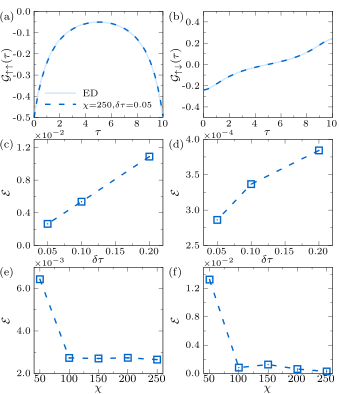

gnuplot code for this plot:
set term epslatex standalone size 8.6cm,10cm font ",8" header\
'\usepackage{scalerel}'

lw = 4


#set linestyle 1 lw lw lc rgb "pink"
#set linestyle 2 lw lw lc rgb "red"
#set linestyle 3 lw lw lc rgb "#90EE90"
#set linestyle 4 lw lw lc rgb "#009E73"
#set linestyle 5 lw lw lc rgb "#1E90FF"
#set linestyle 6 lw lw lc rgb "blue"
#set linestyle 7 lw lw lc rgb "violet"
#set linestyle 8 lw lw lc rgb "dark-violet"
#set linestyle 9 lw lw lc rgb "#DEB887"
#set linestyle 10 lw lw lc rgb "#CD853F"
# set linestyle 1 lw lw lc rgb "#000080"
# set linestyle 2 lw lw lc rgb "#DDDDFF"
# set linestyle 3 lw lw lc rgb "#AAAAFF"
# set linestyle 4 lw lw lc rgb "#5555FF"
# set linestyle 5 lw lw lc rgb "#0000FF"

# set linestyle 6 lw lw lc rgb "#800000"
# set linestyle 7 lw lw lc rgb "#FFDDDD"
# set linestyle 8 lw lw lc rgb "#FFAAAA"
# set linestyle 9 lw lw lc rgb "#FF5555"
# set linestyle 10 lw lw lc rgb "#FF0000"

set linestyle 1 lw lw lc rgb "#CCE5FF"
set linestyle 2 lw lw lc rgb "#0066CC"
#set style arrow 1 noborder lw 2 size 1,20

set out "fig.tex"
set multiplot


# main Figure
set xrange [0:5]
set yrange [0:1]
set ytics 0,0.1,0.5 offset 0.5,0
set format x '\small{%g}'
set format y '\small{%.1f}'
set xlabel '$\Gamma t$' offset 0,1.2
set ylabel '$\mathcal{G}(\tau)$' offset 3,0

#set key samplen 1 maxcolumns 1
set lmargin 0
set rmargin 0
set tmargin 0
set bmargin 0

w=0.38
h=0.27

# (a)
set size w,h
set origin 0.1,0.7
set xlabel '$\tau$' offset 0,1.2
set ylabel '$\mathcal{G}_{\uparrow\uparrow}(\tau)$' offset 3.5,0
set xrange [0:10]
set xtics 0,2,10 offset 0,0.48
set yrange [-0.5:0]
set ytics -0.5,0.1,0
set mxtics 2
set mytics 2
set label '(a)' at graph -0.27,0.95
set key bottom Left reverse offset 3,0.3
plot "ed_uu.dat" u 1:2 w l ls 1 t '\small{ED}',\
     "uu.dat" u 1:2 w l ls 2 dt 2 t '$\scriptstyle\chi=250,\delta\tau=0.05$'


# (b)
unset label
unset arrow
set size w,h
set origin 0.6,0.7
set yrange [-0.5:0.5]
set ytics -0.4,0.2,0.4
set xrange [0:10]
set ylabel '$\mathcal{G}_{\uparrow\downarrow}(\tau)$' offset 3.5,0
set label '(b)' at graph -0.27,0.95
plot "ed_ud.dat" u 1:2 w l ls 1 notitle,\
     "ud.dat" u 1:2 w l ls 2 dt 2 notitle



# (c)
unset label
unset arrow
set size w,h
set origin 0.1,0.375
set xrange [0.03:0.22]
set xtics 0.05,0.05,0.2
set yrange [0:1.3]
set ytics 0,0.4,1.5
set format x "\\small{%.2f}"
set key bottom
set label '(c)' at graph -0.27,0.95
set xlabel '$\delta\tau$'
set ylabel '$\mathcal{E}$' offset 2.5,0
set label '$\scriptstyle{\times10^{-2}}$' at graph 0,1.04
plot "uu_dt.dat" u 1:($2*1e2) w lp ls 2 dt 2 pt 4 ps 1.5 notitle,\

# (d)
set size w,h
set origin 0.6,0.375
unset label
unset arrow
set yrange [2.5:4]
set ytics 2,0.5,4
set label '(d)' at graph -0.27,0.95
set xlabel '$\delta\tau$'
set ylabel '$\mathcal{E}$' offset 2.5,0
set label '$\scriptstyle{\times10^{-4}}$' at graph 0,1.04
plot "ud_dt.dat" u 1:($2*1e4) w lp ls 2 dt 2 pt 4 ps 1.5 notitle,\

# (e)
unset label
unset arrow
set size w,h
set origin 0.1,0.05
set yrange [2:7]
set xrange [40:260]
unset format x
set xtics 50,50,250
set ytics 0,2,8
#set label '$\scriptstyle\epsilon_d=5,d=1,\alpha=1$' at graph 0.25,1.08
set key Left reverse left top maxrows 5 samplen 3 width 0 vertical spacing 0.9 offset 0,-0.2
set ylabel '$\mathcal{E}$' offset 2.5,0
set xlabel '$\chi$'
set label '(e)' at graph -0.27,0.95
set label '$\scriptstyle{\times10^{-3}}$' at graph 0,1.04
plot "uu_chi.dat" u 1:($2*1e3) w lp ls 2 dt 2 pt 4 ps 1.5 notitle


# (f)
set size w,h
set origin 0.6,0.05
unset label
unset arrow
set yrange [0:1.5]
set ytics 0,0.4,2
#set label '$\scriptstyle\epsilon_d=5,d=3,\alpha=1$' at graph 0.25,1.08
set label '(f)' at graph -0.27,0.95
set label '$\scriptstyle{\times10^{-2}}$' at graph 0,1.04
plot "ud_chi.dat" u 1:($2*1e2) w lp ls 2 dt 2 pt 4 ps 1.5 notitle,\


# Inset
# (a)
# unset label
# unset arrow
# unset xlabel
# unset ylabel
# set size 0.18,0.1
# set origin 0.21,0.755
# set mxtics 1
# set mytics 1
# set yrange [0:7]
# set xrange [0:0.2]
# set xtics 0,0.1,0.2
# set ytics 0,2,7
# set ylabel '\scaleto{\mathcal{E}}{6pt}' offset 6,0
# set xlabel '\scaleto{\delta t}{5pt}' offset 0,1.2
# set format x '\scaleto{%g}{4pt}'
# set format y '\scaleto{%.0f}{4pt}'
# set label '$\scriptstyle\times10^{-2}$' at graph 0,1.1
# plot "keldysh-error.dat" u 1:($2*10**2) w lp ls 4 pt 6 lw 2 notitle,\

# # (b)
# unset label
# unset arrow
# set size 0.18,0.1
# set origin 0.7,0.755
# set mxtics 1
# set mytics 1
# set format x '\scaleto{%g}{4pt}'
# set format y '\scaleto{%.0f}{4pt}'
# set label '$\scriptstyle\times10^{-2}$' at graph 0,1.1
# plot "kadanoff-error.dat" u 1:($2*10**2) w lp ls 4 pt 6 lw 2 notitle,\

# # (c)
# unset label
# unset arrow
# unset ylabel
# set size 0.18,0.1
# set origin 0.2,0.51
# set yrange [0:6]
# set ytics 0,2,6
# set ylabel '\scaleto{\mathcal{E}}{6pt}' offset 6,0
# set format x '\scaleto{%g}{4pt}'
# set format y '\scaleto{%.0f}{4pt}'
# set label '$\scriptstyle\times10^{-2}$' at graph 0,1.1
# plot "keldysh-error.dat" u 1:($3*10**2) w lp ls 4 pt 6 lw 2 notitle,\

# # (d)
# unset label
# unset arrow
# set size 0.18,0.1
# set origin 0.7,0.52
# set yrange [0:9]
# set ytics 0,4,10
# set format x '\scaleto{%g}{4pt}'
# set format y '\scaleto{%.0f}{4pt}'
# set label '$\scriptstyle\times10^{-2}$' at graph 0,1.1
# plot "kadanoff-error.dat" u 1:($3*10**2) w lp ls 4 pt 6 lw 2 notitle,\

# # (e)
# unset label
# unset arrow
# unset ylabel
# set size 0.18,0.1
# set origin 0.2,0.11
# set yrange [0:6]
# set ytics 0,2,6
# set ylabel '\scaleto{\mathcal{E}}{6pt}' offset 6,0
# set format x '\scaleto{%g}{4pt}'
# set format y '\scaleto{%.0f}{4pt}'
# set label '$\scriptstyle\times10^{-2}$' at graph 0,1.1
# plot "keldysh-error.dat" u 1:($4*10**2) w lp ls 4 pt 6 lw 2 notitle,\

# # (f)
# unset label
# unset arrow
# set size 0.18,0.1
# set origin 0.7,0.11
# set yrange [0:2]
# set ytics 0,1,10
# set format x '\scaleto{%g}{4pt}'
# set format y '\scaleto{%.0f}{4pt}'
# set label '$\scriptstyle\times10^{-2}$' at graph 0,1.1
# plot "kadanoff-error.dat" u 1:($4*10**2) w lp ls 4 pt 6 lw 2 notitle,\
